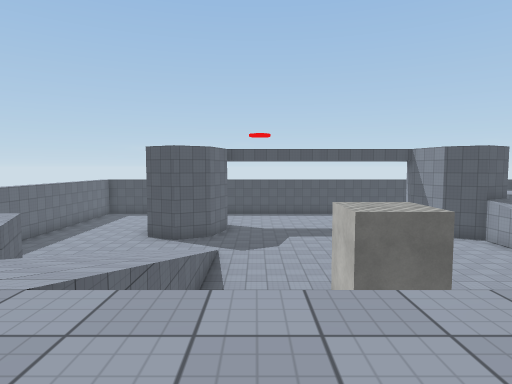
[1] (above)

24 first-person views from a walk through a Unity game level. The camera is 1.3 m above the floor, tilts 4° down and sees 75° across. The floor is counted in squares, 2 m on a side. Each view is taken from the middle of a square. On the plan, view 1 faces up. The plan holds only what a view shows up to about 10 squares ahead; the rest is blank. Surface patterns are stand-ins for the level's own textures.

[2]
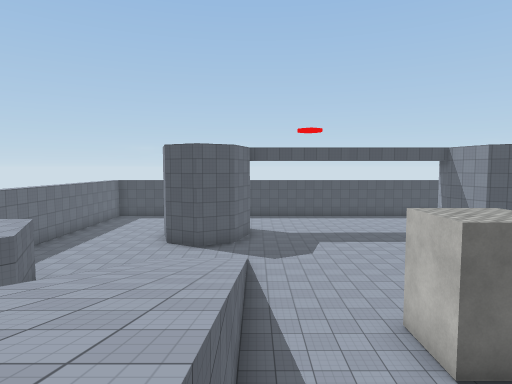

[3]
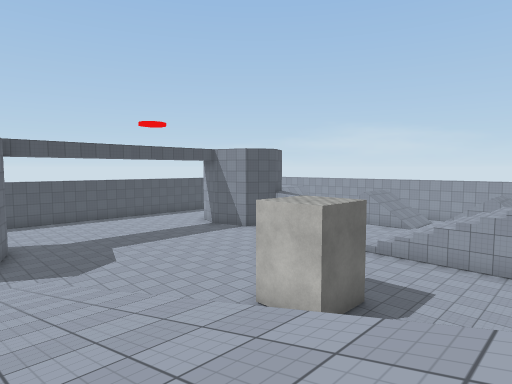

[4]
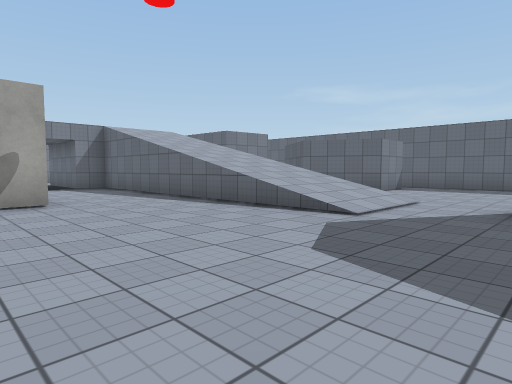

[5]
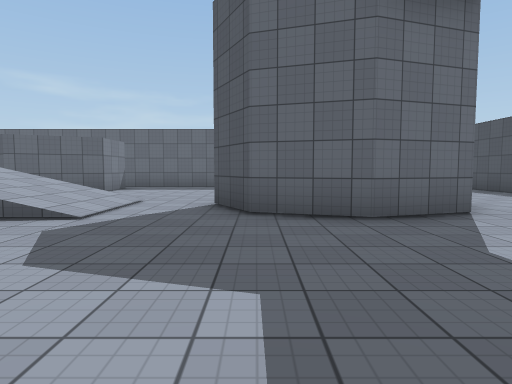

[6]
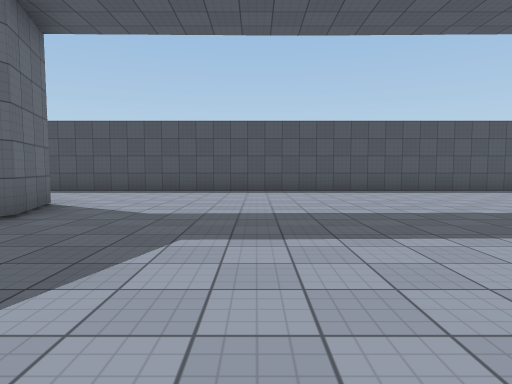

[7]
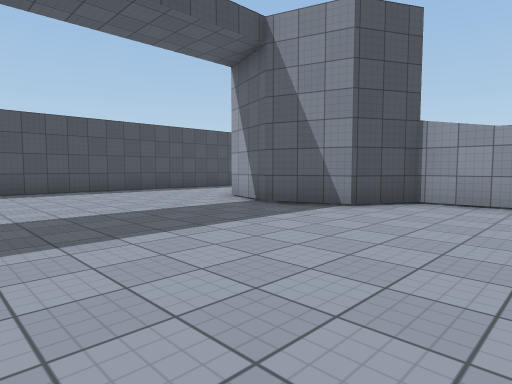

[8]
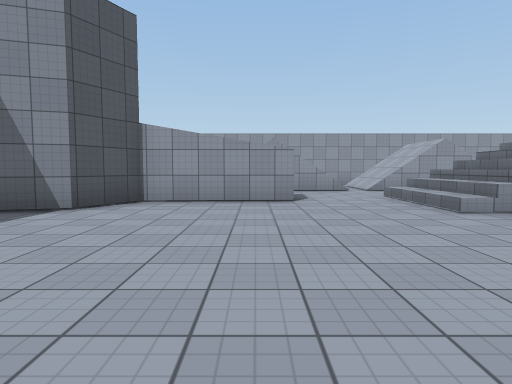

[9]
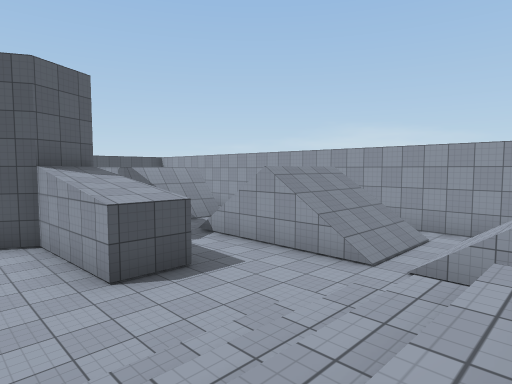

[10]
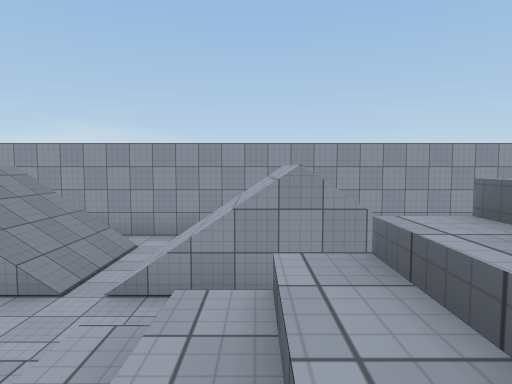

[11]
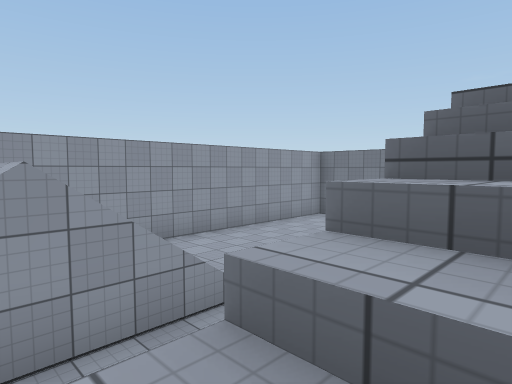

[12]
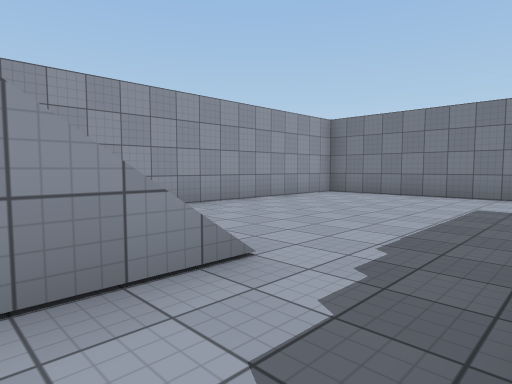

[13]
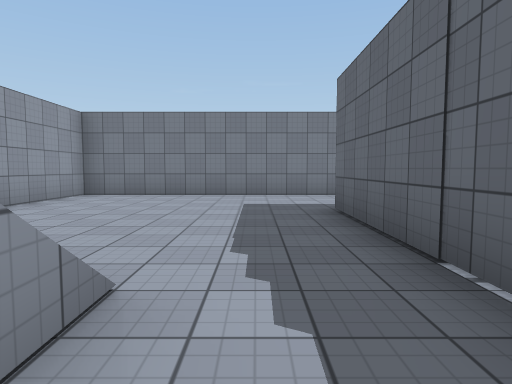

[14]
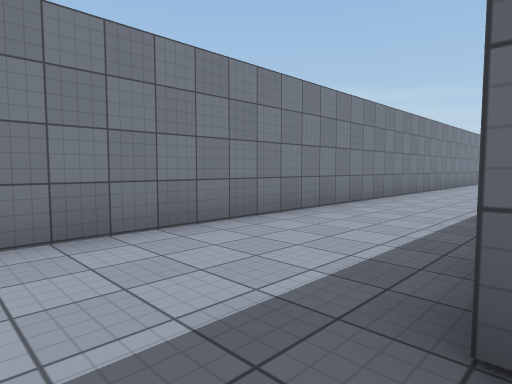

[15]
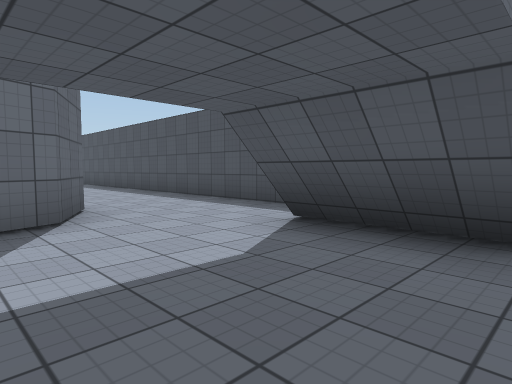

[16]
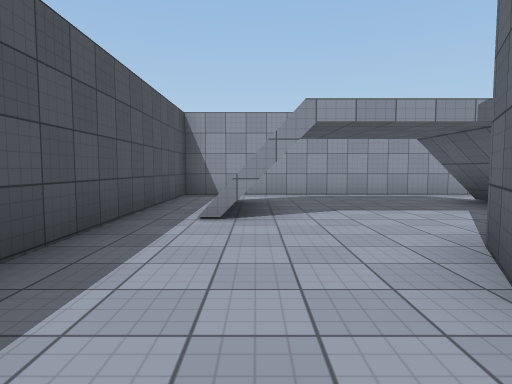

[17]
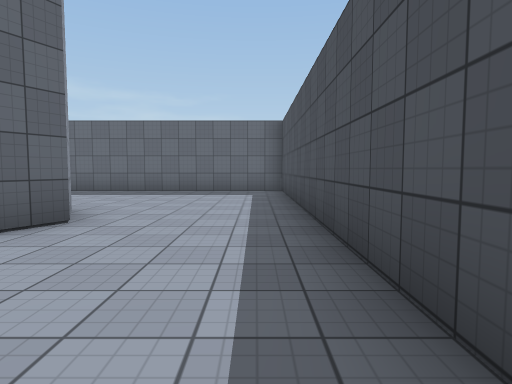

[18]
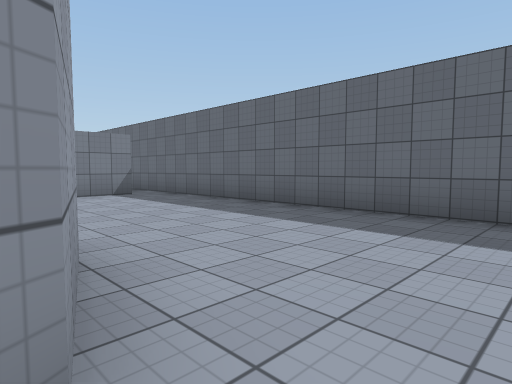

[19]
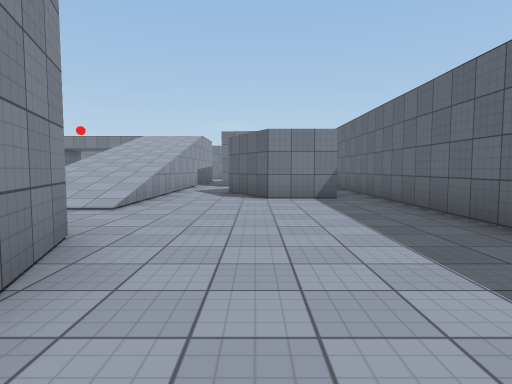

[20]
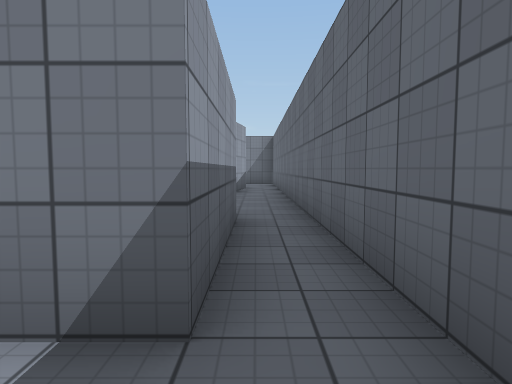

[21]
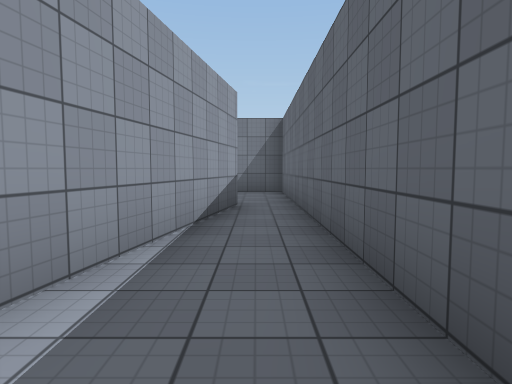

[22]
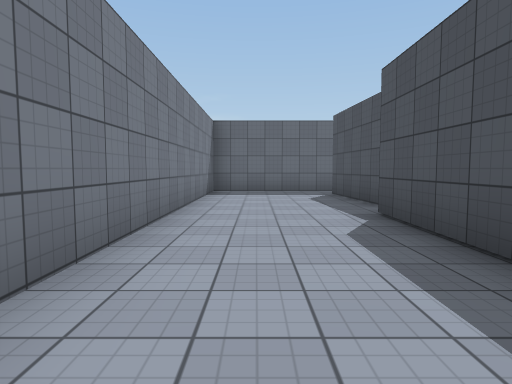

[23]
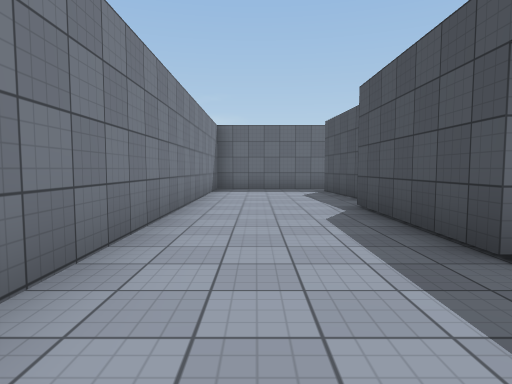

[24]
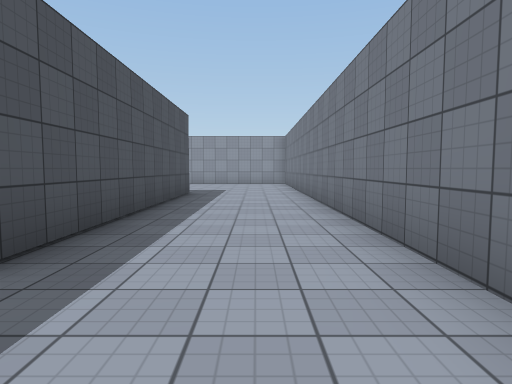

### Floor plan
Key: @ floor where view 1 was taken; # wall or solid block; . main floor; : floor 4 m higher than the main floor; / step, stairs or slope; = window, fence, low wall or low ledge.
Columns run from 9 left of view 1 to 16 right of it. Each row starts with its distance up from view 1.
 20 ##########################
 19 #........................#
 18 #....................##..#
 17 #........................#
 16 #....###.........##......#
 15 #....###........####.....#
 14 #....###........##    #..#
 13 #....###.........##  ....#
 12 #.................#  .
 11 #.................#../
 10 #.....//..........#../
  9 #.....//............./// #
  8 #.##..//.............///.#
  7 #.##..//.... ...////.....#
  6 #.# ..//...# ...///../// #
  5 #.   .//...##...///..///
  4 #..  .//... ....///../
  3 #.#   //... ..../ /../   #
  2 #.#   //...       =......#
  1 #.#     :::        ......#
  0 #.###    @         ......#
 -1 #.##..::::  :::::::......#
 -2 #........................#
 -3 #........................#
 -4 #........................#
 -5 ##########################

Positions as (right, up) in squares from view 1, and headings:
1: (0, 0), facing up
2: (-1, 1), facing up
3: (-3, 2), facing up-right
4: (3, 13), facing down-left
5: (3, 13), facing left
6: (2, 10), facing up
7: (2, 10), facing up-right
8: (2, 10), facing right
9: (7, 5), facing up-right
10: (8, 5), facing right
11: (9, 5), facing down-right
12: (10, 4), facing down-right
13: (11, 4), facing down
14: (11, -1), facing down-left
15: (14, 15), facing up-left
16: (7, 18), facing right
17: (1, 19), facing left
18: (-4, 17), facing down-left
19: (-6, 16), facing down
20: (-8, 10), facing down
21: (-8, 5), facing down
22: (1, -3), facing left
23: (2, -3), facing left
24: (1, -3), facing right
